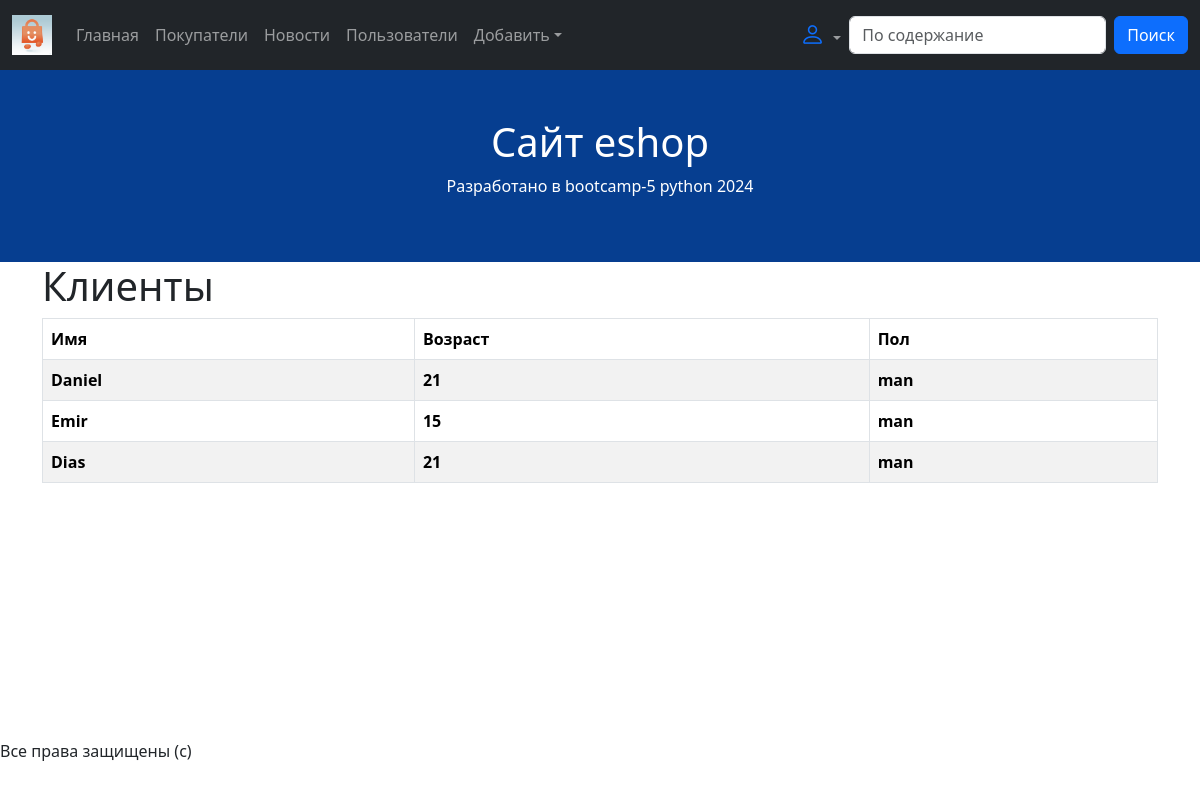
The app's page /costumers/, older data.
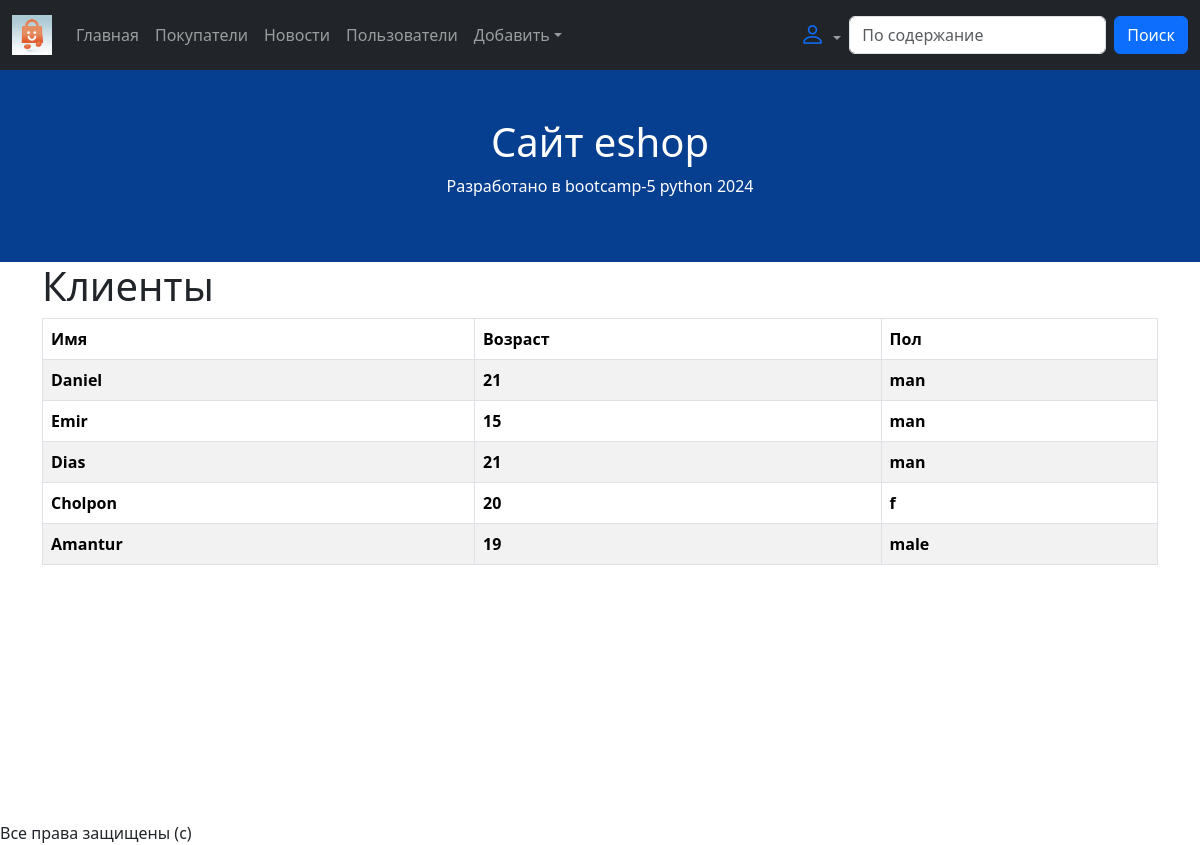
The same page, newer data.
### costumerapp/models.py (models this page shows, shortened)
class Costumer(models.Model):
    name = models.CharField(max_length=100)
    age = models.IntegerField()
    gender = models.CharField(max_length=50)
    user = models.OneToOneField(  # costumer_1 = Costumer() # costumer.user # user = User() # user.costumer
        to=User,
        on_delete=models.SET_NULL,
        null=True, blank=True
    )

### costumerapp/views.py (the view)
# urls.py: path('costumers/', costumer_view, name='costumer-list'),
def costumer_view(request):
    costumer_list = Costumer.objects.all()
    context = {"costumer_list": costumer_list}
    return render(request, 'costumers.html', context)

### costumerapp/templates/costumers.html
{% extends 'base.html' %}
{% block content %}
<h1>Клиенты</h1>
<table class="table table-striped table-bordered table-hover">
	<thead>
		<tr>
			<th>Имя</th>
			<th>Возраст</th>
			<th>Пол</th>
		</tr>
	</thead>
	<tbody>
		{% for costumer in costumer_list %}
		<tr>
			<th>{{ costumer.name }}</th>
			<th>{{ costumer.age }}</th>
			<th>{{ costumer.gender }}</th>
		</tr>
		{% endfor %}
	</tbody>
</table>
{% endblock %}

Row changes from the older to the newer data that the page shows:
added Costumer: name "Cholpon", age "20", gender "f"
added Costumer: name "Amantur", age "19", gender "male"
